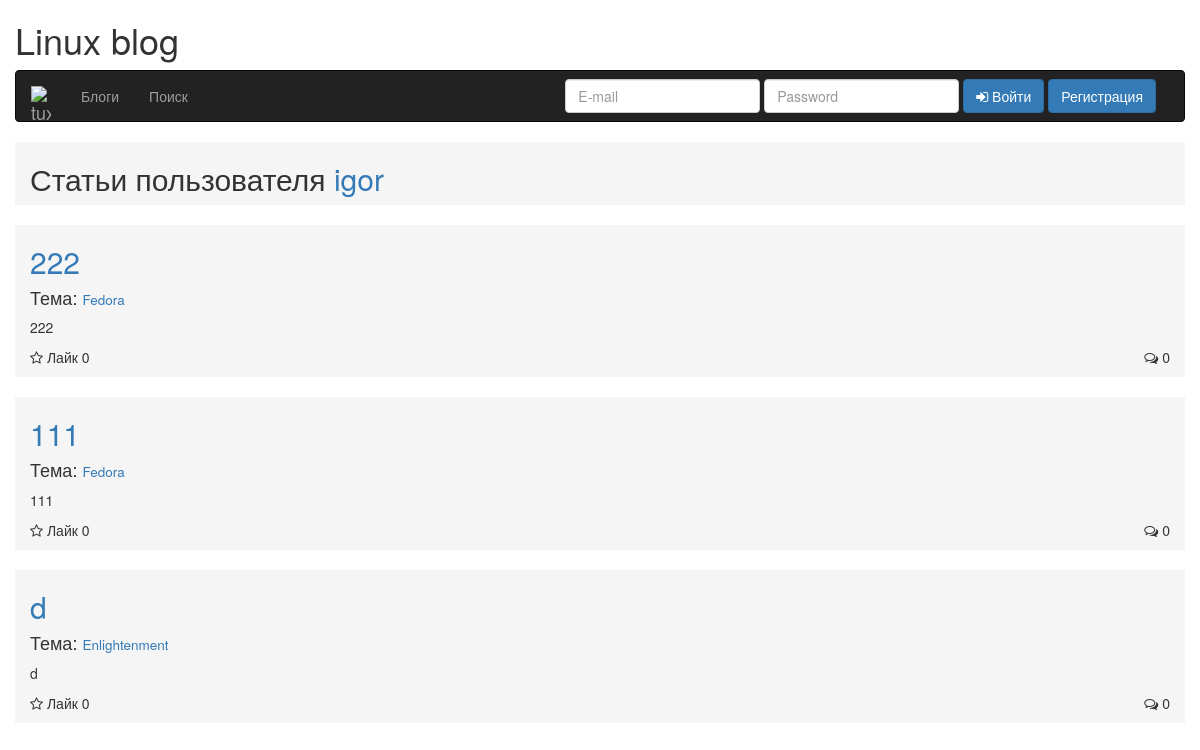
Screenshot of /user.php?id=5 with the database file from the repository.
### tables this page shows
CREATE TABLE `users` (
  `id_user` smallint(6) NOT NULL AUTO_INCREMENT,
  `name` varchar(50) DEFAULT NULL,
  `email` varchar(50) DEFAULT NULL,
  `password` varchar(50) DEFAULT NULL,
  PRIMARY KEY (`id_user`)
);

CREATE TABLE `articles` (
  `id_article` smallint(6) NOT NULL AUTO_INCREMENT,
  `article` text,
  `id_user` smallint(6) DEFAULT NULL,
  `id_theme` smallint(6) DEFAULT NULL,
  `header` varchar(50) DEFAULT NULL,
  PRIMARY KEY (`id_article`),
  KEY `articles_users_fk` (`id_user`),
  KEY `articles_themes_fk` (`id_theme`),
  CONSTRAINT `articles_themes_fk` FOREIGN KEY (`id_theme`) REFERENCES `themes` (`id_theme`) ON DELETE CASCADE ON UPDATE CASCADE,
  CONSTRAINT `articles_users_fk` FOREIGN KEY (`id_user`) REFERENCES `users` (`id_user`) ON DELETE CASCADE ON UPDATE CASCADE
);

CREATE TABLE `themes` (
  `id_theme` smallint(6) NOT NULL AUTO_INCREMENT,
  `theme` varchar(50) DEFAULT NULL,
  `id_section` smallint(6) DEFAULT NULL,
  PRIMARY KEY (`id_theme`),
  KEY `themes_sections_fk` (`id_section`),
  CONSTRAINT `themes_sections_fk` FOREIGN KEY (`id_section`) REFERENCES `sections` (`id_section`) ON DELETE CASCADE ON UPDATE CASCADE
);

### php/db/db.php (called while the page is built, shortened)
<?php
	class db{
		var $connection;
		function __construct(){
			$dbhost='localhost';
			$dbuser='root';
			$dbpass='';
			$dbname='blog';
			$this->connection=mysqli_connect($dbhost, $dbuser, $dbpass) or die(mysqli_error($this->connection));
			mysqli_set_charset($this->connection, "utf8");
			mysqli_select_db($this->connection, $dbname) or die(mysqli_error($this->connection));
		}
		function sqlQuery($query){
			$result=mysqli_query($this->connection, $query);
			return $result;
		}
		function loadArrayData($query){
			$result=$this->sqlQuery($query);
			$num=mysqli_num_rows($result);
			for($i=0;$i<$num;$i++){
			 	$res[]=mysqli_fetch_array($result,MYSQLI_ASSOC);
			}
			return $res;
		}
	}
?>

### php/usersArticle.php (called while the page is built)
<?php
$emailUser = $_COOKIE['Email'];
$result = $db->loadArrayData("SELECT id_user FROM users WHERE email = '$emailUser'");
$idUser = $result[0]['id_user'];
$res = $db->loadArrayData("SELECT COUNT(*) as num FROM articles WHERE id_user = '$idUser'");
?>

### user.php (the view, shortened to what this page needs)
<?php
include_once "/php/db/db.php";
$db = new db();
include_once "/php/usersArticle.php";
$userId = $_GET['id'];
$userName = $db->loadArrayData("SELECT name FROM users WHERE id_user = '$userId'");
$articles = $db->loadArrayData("SELECT id_article, article, id_theme, id_user, header FROM articles WHERE id_user = '$userId' ORDER BY id_article DESC");
$likes = $db->loadArrayData("SELECT uLike FROM likes");
?>
<!DOCTYPE html>
<html lang="en">
  <head>
    <link rel="stylesheet" href="/font-awesome/css/font-awesome.min.css">
    <link href="bootstrap/css/bootstrap.min.css" rel="stylesheet">
    <link rel="stylesheet" href="/css/main.css">
  </head>
  <body>
    <div class="container">
      <div class="row">
        <h1>Linux blog</h1>
        <div class="navbar navbar-inverse">
          <div class="container">
            <div class="navbar-header">
              <a href="/" class="navbar-brand">
                <img src="/images/tux.png" class="brand-image" alt="tux">
              </a>
            </div>
            <div class="collapse navbar-collapse" id="responsive-menu">
              <ul class="nav navbar-nav">
                <li><a href="blogs.php">Блоги</a></li>
                <li><a href="search.php">Поиск</a></li>
              </ul>
              <div class="form navbar-form navbar-right">
                <div class="form-group">
                  <input type="text" name="userEmail" placeholder="E-mail" value="" class="form-control uEmail">
                </div>
                <div class="form-group">
                  <input type="password" name="userPass" placeholder="Password" value="" class="form-control uPass">
                </div>
                <button type="button" name="buttonLogin" class="btn btn-primary" id="btn-login">
                  <i class="fa fa-sign-in" aria-hidden="true"></i> Войти
                </button>
                <button type="button" class="btn btn-primary" data-toggle="modal" data-target="#modal-1">Регистрация</button>
              </div>
            </div>
          </div>
        </div>
      </div>
    </div>
    <div class="container">
      <div class="row">
        <div class="article col-lg-8 col-md-8 col-sm-6 col-xs-4">
          <h2>Статьи пользователя <span><?= $userName[0]['name']; ?></span></h2>
        </div>
        <?php for($i = 0; $i < count($articles); $i++):?>
          <div class="article-index col-lg-8 col-md-8 col-sm-6 col-xs-4" data-id="<?= $articles[$i]["id_article"]; ?>">
            <h2><a href="article.php?id=<?= $articles[$i]["id_article"]; ?>"><?= $articles[$i]["header"]; ?></a></h2>
            <?php $theme = $articles[$i]["id_theme"]; $idTheme = $db->loadArrayData("SELECT id_theme, theme FROM themes WHERE id_theme = '$theme'"); ?>
            <?php for ($j=0; $j < count($idTheme); $j++): ?>
                <h4>Тема: <small><a href="theme.php?id=<?= $idTheme[$j]['id_theme']; ?>"><?= $idTheme[$j]['theme']; ?></a></small></h4>
            <? endfor; ?>
            <p>
              <?= $articles[$i]["article"]; ?>
            </p>
            <div class="star-block" data-article="<?= $articles[$i]["id_article"]; ?>" data-user="<?= $articles[$i]["id_user"]; ?>">
              <?php $article = $articles[$i]["id_article"]; $likesCount = count($db->loadArrayData("SELECT uLike FROM likes WHERE id_article = '$article'")); ?>
              <i class="fa fa-star-o"></i> <span class="star-count">Лайк <?= $likesCount; ?></span>
            </div>
            <div class="comments-block">
              <?php $article = $articles[$i]["id_article"]; $commentsCount = count($db->loadArrayData("SELECT comment FROM comments WHERE id_article = '$article'")); ?>
              <i class="fa fa-comments-o" aria-hidden="true"></i> <span class="comments-count"><?= $commentsCount; ?></span>
            </div>
          </div>
        <? endfor; ?>
      </div>
    </div>
  </body>
</html>

### css/main.css (style rules this page uses)
.brand-image { width: 20px }
.article, .article-index { width: 100%; height: auto; background: #f5f5f5; margin-bottom: 20px }
.article-index:last-child { margin-bottom: 0 }
.article-index p, .article-text { overflow: hidden; text-overflow: ellipsis; white-space: nowrap }
.star-block, .fav-block { cursor: pointer }
.star-block, .comments-block, .fav-block { display: inline-block }
.star-block, .article-count { padding-bottom: 10px }
.comments-block { float: right }
h2 span { color: #337ab7 }

### rows the page displays
users: name "igor"
articles: header "222", article "222", likesCount "0", commentsCount "0"
themes: theme "Fedora"
articles: header "111", article "111", likesCount "0", commentsCount "0"
articles: header "d", article "d", likesCount "0", commentsCount "0"
themes: theme "Enlightenment"
